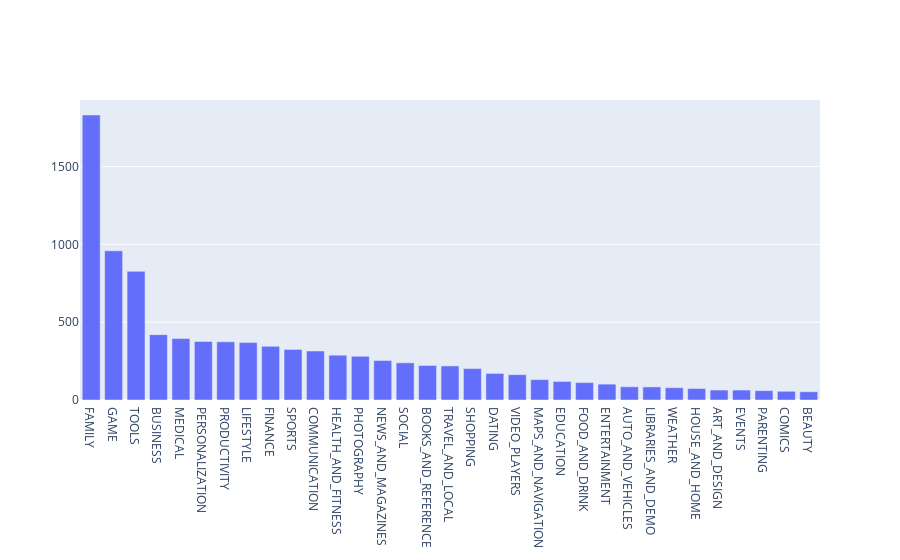

Source (notebook cell):
### Markdown cell above
## 3. Exploring app categories
<p>With more than 1 billion active users in 190 countries around the world, Google Play continues to be an important distribution platform to build a global audience. For businesses to get their apps in front of users, it's important to make them more quickly and easily discoverable on Google Play. To improve the overall search experience, Google has introduced the concept of grouping apps into categories.</p>
<p>This brings us to the following questions:</p>
<ul>
<li>Which category has the highest share of (active) apps in the market? </li>
<li>Is any specific category dominating the market?</li>
<li>Which categories have the fewest number of apps?</li>
</ul>
<p>We will see that there are <code>33</code> unique app categories present in our dataset. <em>Family</em> and <em>Game</em> apps have the highest market prevalence. Interestingly, <em>Tools</em>, <em>Business</em> and <em>Medical</em> apps are also at the top.</p>

### Code cell
%matplotlib inline
import plotly
plotly.offline.init_notebook_mode(connected=True)
import plotly.graph_objs as go

# Print the total number of unique categories
num_categories = len(apps['Category'].unique())
print('Number of categories = ', num_categories)

# Count the number of apps in each 'Category' and sort them in descending order
num_apps_in_category = apps['Category'].value_counts().sort_values(ascending = False)

data = [go.Bar(
        x = num_apps_in_category.index, # index = category name
        y = num_apps_in_category.values, # value = count
)]

plotly.offline.iplot(data)

### Figure 1 — Plotly figure (JSON) as saved in the notebook; plotly's stock layout.template omitted (floating-point values rounded to 4 significant figures)
{"data": [{"type": "bar", "x": ["FAMILY", "GAME", "TOOLS", "BUSINESS", "MEDICAL", "PERSONALIZATION", "PRODUCTIVITY", "LIFESTYLE", "FINANCE", "SPORTS", "COMMUNICATION", "HEALTH_AND_FITNESS", "PHOTOGRAPHY", "NEWS_AND_MAGAZINES", "SOCIAL", "BOOKS_AND_REFERENCE", "TRAVEL_AND_LOCAL", "SHOPPING", "DATING", "VIDEO_PLAYERS", "MAPS_AND_NAVIGATION", "EDUCATION", "FOOD_AND_DRINK", "ENTERTAINMENT", "AUTO_AND_VEHICLES", "LIBRARIES_AND_DEMO", "WEATHER", "HOUSE_AND_HOME", "ART_AND_DESIGN", "EVENTS", "PARENTING", "COMICS", "BEAUTY"], "y": [1832, 959, 827, 420, 395, 376, 374, 369, 345, 325, 315, 288, 281, 254, 239, 222, 219, 202, 171, 163, 131, 119, 112, 102, 85, 84, 79, 74, 64, 64, 60, 56, 53]}], "layout": {}}
